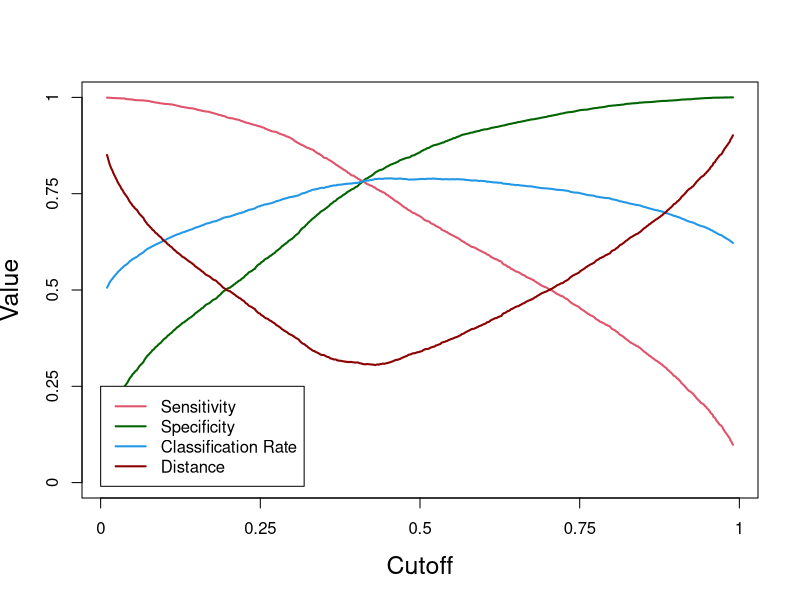

The R source for this figure:
# data y simulated from a logistic regression model 
# with with three predictors, n=10000
x = matrix(rnorm(30000),10000,3)
lp = 0 + x[,1] - 1.42*x[2] + .67*x[,3] + 1.1*x[,1]*x[,2] - 1.5*x[,1]*x[,3] +2.2*x[,2]*x[,3] + x[,1]*x[,2]*x[,3]
p = 1/(1+exp(-lp))

# y is true class labels
y = runif(10000)<p

# fit a logistic regression model
mod = glm(y~x[,1]*x[,2]*x[,3],family="binomial")

# using a cutoff of cut, calculate sensitivity, specificity, and classification rate
perf = function(cut, mod, y)
{
   yhat = (mod$fit>cut)
   w = which(y==1)
   sensitivity = mean( yhat[w] == 1 ) 
   specificity = mean( yhat[-w] == 0 ) 
   c.rate = mean( y==yhat ) 
   d = cbind(sensitivity,specificity)-c(1,1)
   d = sqrt( d[1]^2 + d[2]^2 ) 
   out = t(as.matrix(c(sensitivity, specificity, c.rate,d)))
   colnames(out) = c("sensitivity", "specificity", "c.rate", "distance")
   return(out)
}

s = seq(.01,.99,length=1000)
OUT = matrix(0,1000,4)
for(i in 1:1000) OUT[i,]=perf(s[i],mod,y)
plot(s,OUT[,1],xlab="Cutoff",ylab="Value",cex.lab=1.5,cex.axis=1.5,ylim=c(0,1),type="l",lwd=2,axes=FALSE,col=2)
axis(1,seq(0,1,length=5),seq(0,1,length=5),cex.lab=1.5)
axis(2,seq(0,1,length=5),seq(0,1,length=5),cex.lab=1.5)
lines(s,OUT[,2],col="darkgreen",lwd=2)
lines(s,OUT[,3],col=4,lwd=2)
lines(s,OUT[,4],col="darkred",lwd=2)
box()
legend(0,.25,col=c(2,"darkgreen",4,"darkred"),lwd=c(2,2,2,2),c("Sensitivity","Specificity","Classification Rate","Distance"))